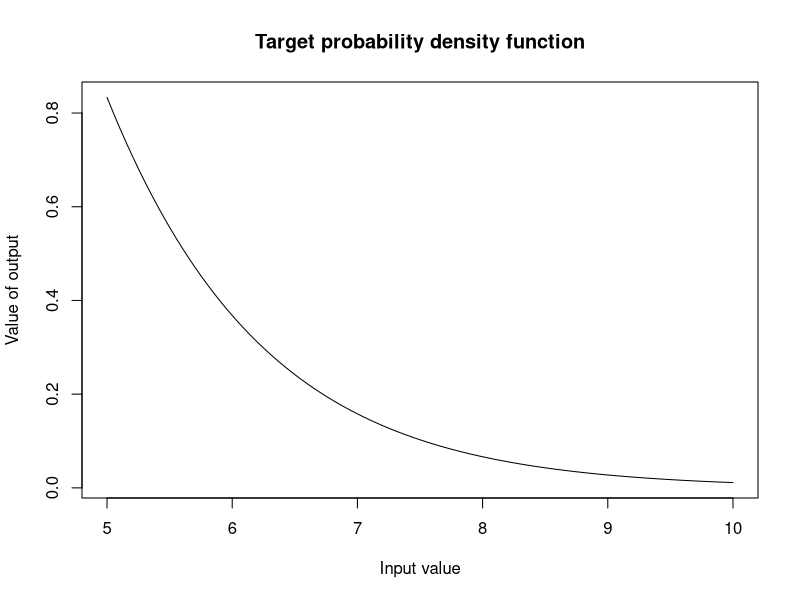
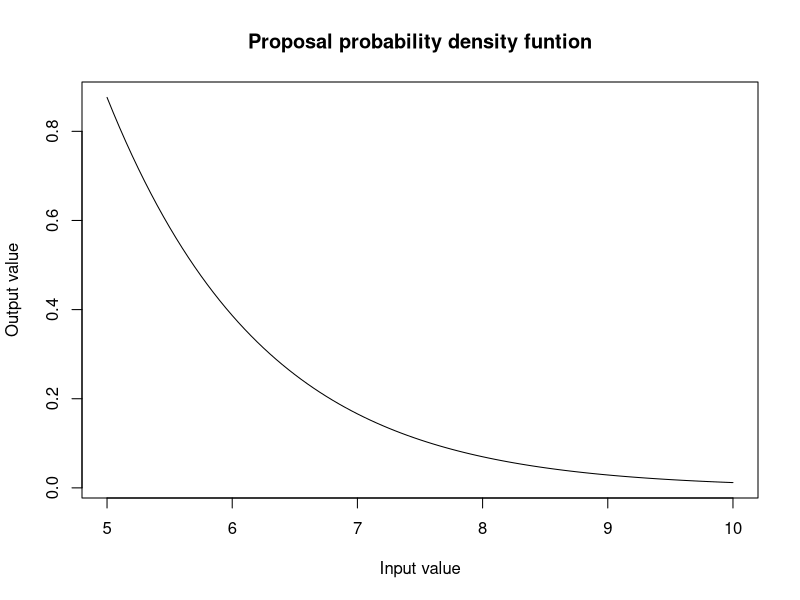

Write R code to recreate these figures, in order. (Note: this script raises an error after producing the figures.)
# Rejection Sampling ----------------------------------------------------------------------
# Defining our target pdf (density function to sample from) --------------------------
# Target proposal generator 
target_pdf<-function(x){
  (x*exp(-x))/(6*exp(-5))
}

# Defining proposal pdf number generator(density function that we use to accept or reject)--
# Proposal value generator 
proposal_pdf<- function(x){
  rgamma(x, shape = 2, rate =1)
}

# Proposal - probability density function 
proposal_pdf_graph <- function(x){
  dgamma(x, shape = 2, rate =1)
}

# Graphing our target  and proposal probability density functions 
xx = seq(5, 10, length.out = 10000)
M <- max(target_pdf(xx)/proposal_pdf(xx))

curve(target_pdf(x), from = 5, to = 10, 
      xlab = "Input value",
      ylab = "Value of output",
      main = "Target probability density function")

curve( M * proposal_pdf_graph(x), from = 5, to = 10,
      xlab = "Input value",
      ylab = "Output value",
      main = "Proposal probability density funtion")

# Rejection Sampling function ------------------------------------
rgamma_2_1<-function(x){
  set.seed(123)
  n <-5000
  sample_y<-numeric(n) 
  number <- 0
  count<-0
  total_sample <-numeric(0)
  while(count<n) {
    count<- count +1
    #generated sample from proposal 
    y<-proposal_pdf(1)
    #uniform comparison
    u<- runif(1,0,1)
    #number of total generated samples
    number <- number + 1
    total_sample[number] <- y
    acceptance_rate <- round((length(sample_y)/ length(total_sample))*100 , digits = 3)
    
    #accept or reject criteria
    if( u < target_pdf(y)/ M * proposal_pdf(y))
    sample_y[count]<-y
    
  }
  number_of_samples <- length(total_sample)
  text <- "Acceptance rate:"
  percent <- "%"
  output<-paste(text,acceptance_rate,percent) #combining types to have preferred output 
  list( acceptance_rate = output, samples = sample_y, no_of_samples = number_of_samples ) #list of output from this function
}

list<- rgamma_2_1()   #creating a list of the acceptance rate and valid samples 
plot <- list$samples #creating a vector of the samples 
list$acceptance_rate #acceptance rate 
list$no_of_samples.  #number of total samples 
# Graphical display of distribution of sample and pdf ------------- 
# Using Histogram -------------------------
hist(plot, freq = FALSE,
     main = "Distribution of generated sample",
     xlab = "Sample values")
curve(target_pdf(x), add = TRUE)

# Using QQplot -------------------------
